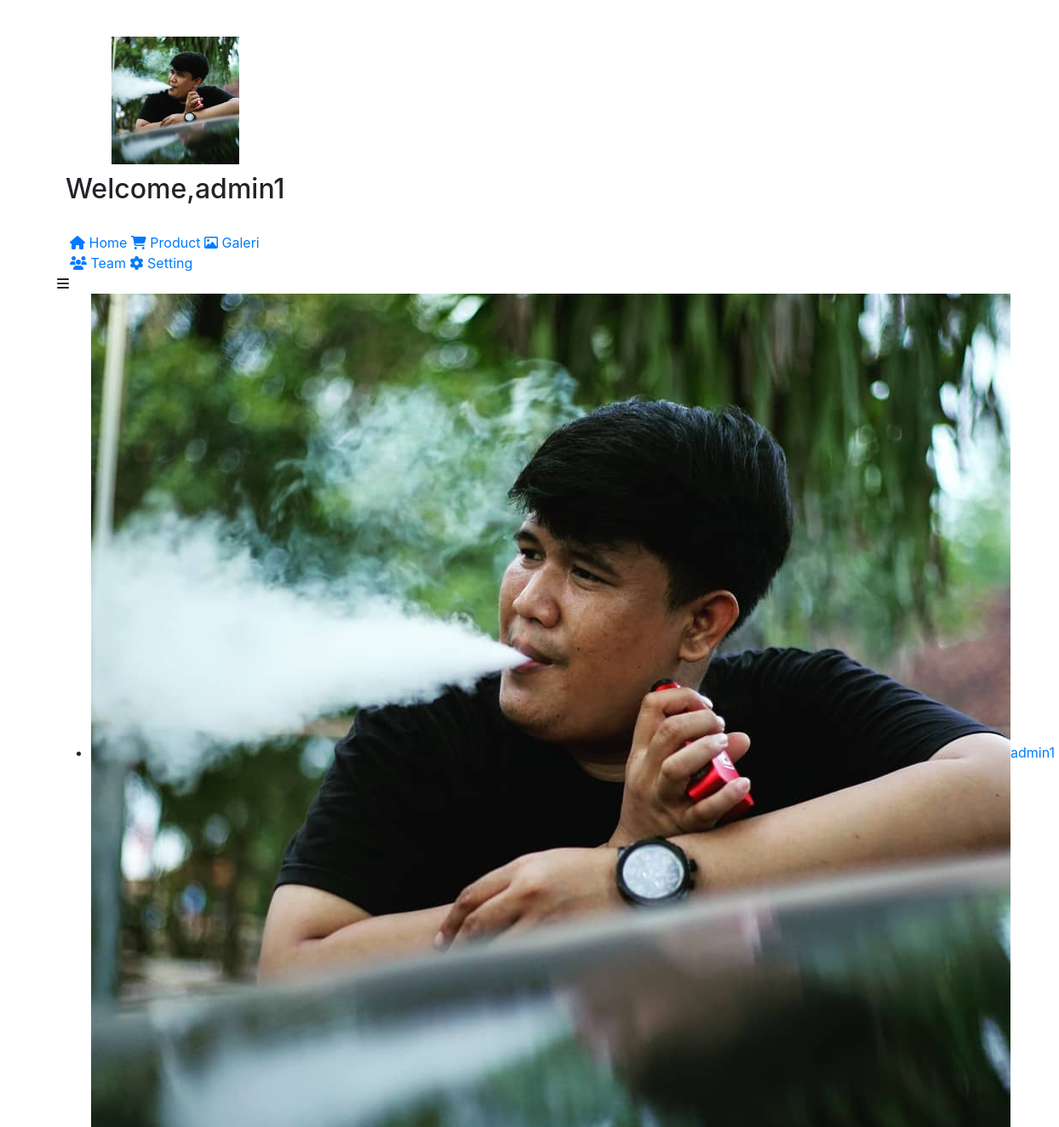
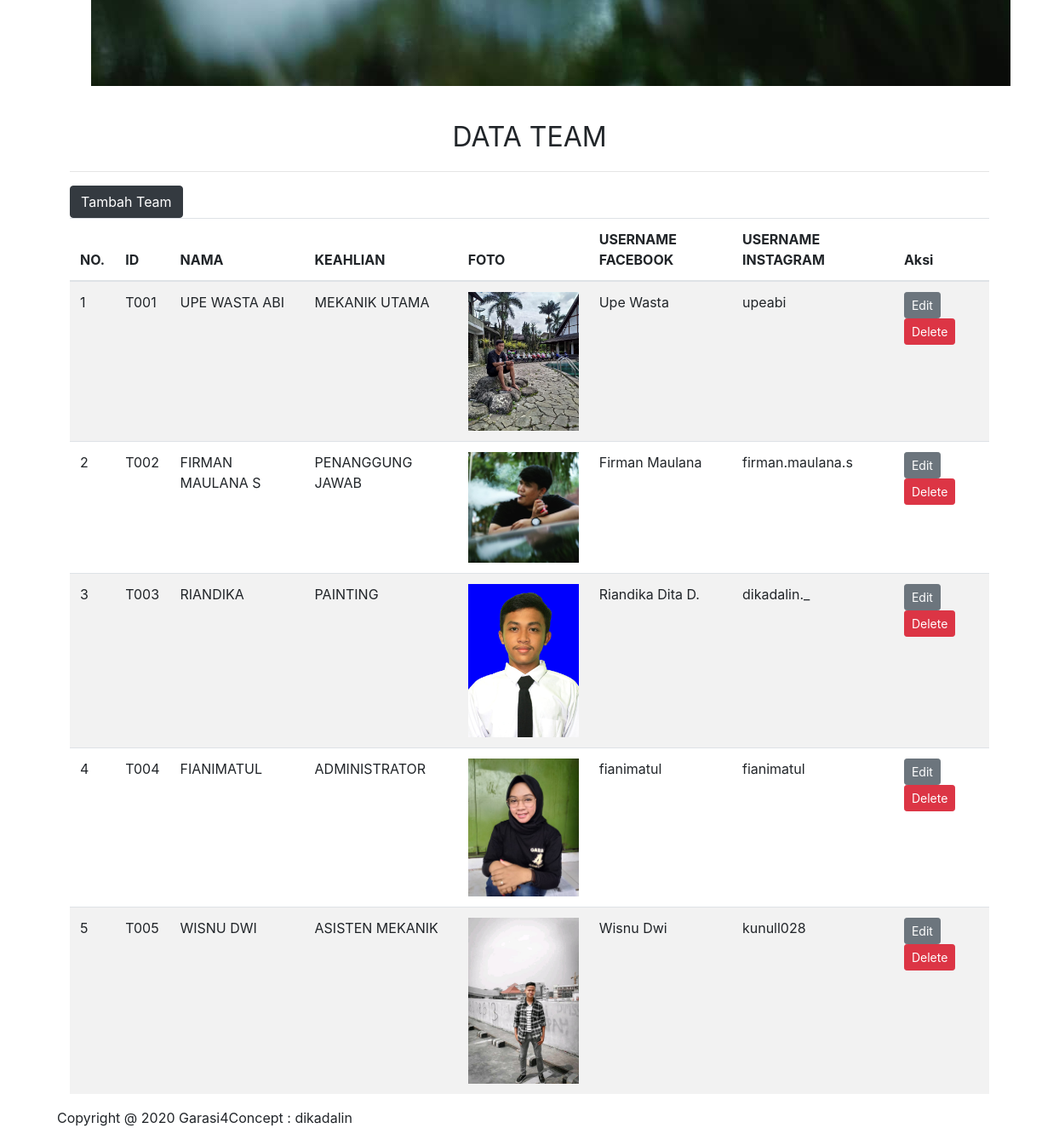
The app's page /adminweb/index.php?page=tampil_team (signed in) with its own data (2 pictures, top to bottom).
### tables this page shows
CREATE TABLE `team` (
  `id_team` varchar(8) NOT NULL,
  `nama_team` varchar(20) NOT NULL,
  `keahlian` varchar(30) NOT NULL,
  `gambar_team` text NOT NULL,
  `fb_uname` varchar(16) NOT NULL,
  `instagram_uname` varchar(16) NOT NULL
);

### adminweb/koneksi.php (called while the page is built, shortened)
<?php
$hostname = "http://garasi4concept.42web.io/adminweb/";

### adminweb/security.php (called while the page is built)
<?php
if (isset($_SESSION['data_admin']) || isset($_SESSION['data_admin_super'])) {
        if (isset($_SESSION['data_admin'])) {
                $akun = $_SESSION['data_admin'];
                $admin = mysqli_fetch_array(mysqli_query($conect, "SELECT * FROM tb_admin where email_admin='$akun'"));
        } else {
                $akun = $_SESSION['data_admin_super'];
                $admin = mysqli_fetch_array(mysqli_query($conect, "SELECT * FROM tb_admin where email_admin='$akun' AND level_admin='Super Admin'"));
        }
} else {
        header('location:logout.php');
}

### adminweb/module/module_team/tampil.php (the view, shortened to what this page needs)
<?php
include('../../koneksi.php');
?>
<div class="container" style="margin-top:20px">
	<center>
		<font size="6">DATA TEAM</font>
	</center>
	<hr>
	<a href="index.php?page=tambah_team"><button class="btn btn-dark right">Tambah Team</button></a>
	<div class="table-responsive">
		<table class="table table-striped jambo_table bulk_action">
			<thead>
				<tr>
					<th>NO.</th>
					<th>ID</th>
					<th>NAMA</th>
					<th>KEAHLIAN</th>
					<th>FOTO</th>
					<th>USERNAME FACEBOOK</th>
					<th>USERNAME INSTAGRAM</th>
					<th>Aksi</th>
				</tr>
			</thead>
			<tbody>
				<?php
				$sql = mysqli_query($conect, "SELECT * FROM team") or die(mysqli_error($conect));
				if (mysqli_num_rows($sql) > 0) {
					$no = 1;
					while ($data = mysqli_fetch_assoc($sql)) {
						echo '
						<tr>
							<td>' . $no . '</td>
							<td>' . $data['id_team'] . '</td>
							<td>' . $data['nama_team'] . '</td>
							<td>' . $data['keahlian'] . '</td>
							<td>' . '
							<img src="assets/images/team/' . $data['gambar_team'] . '" alt="' . $data['nama_team'] . '" style="width: 130px" />
							</td>
							<td>' . $data['fb_uname'] . '</td>
							<td>' . $data['instagram_uname'] . '</td>
							<td>
								<a href="index.php?page=edit_team&id=' . $data['id_team'] . '" class="btn btn-secondary btn-sm">Edit</a>
								<a href="module/module_team/delete.php?id=' . $data['id_team'] . '" class="btn btn-danger btn-sm" onclick="return confirm(\'Yakin ingin menghapus data ini?\')">Delete</a>
							</td>
						</tr>
						';
						$no++;
					}
				} else {
					echo '
					<tr>
						<td colspan="8">Tidak ada data.</td>
					</tr>
					';
				}
				?>
		</table>
	</div>
</div>

### adminweb/setting_metatag.php (shortened to what this page needs)
<?php
include "koneksi.php";
include "security.php";
?>
<!DOCTYPE html>
<html lang="en">
<head>
  <link href="<?php echo $hostname; ?>assets/bootstrap/dist/css/bootstrap.min.css" rel="stylesheet">
  <link href="<?php echo $hostname; ?>assets/font-awesome/css/font-awesome.min.css" rel="stylesheet">
  <link href="<?php echo $hostname; ?>assets/nprogress/nprogress.css" rel="stylesheet">
  <link href="<?php echo $hostname; ?>assets/iCheck/skins/flat/green.css" rel="stylesheet">
  <link href="<?php echo $hostname; ?>assets/bootstrap-progressbar/css/bootstrap-progressbar-3.3.4.min.css" rel="stylesheet">
  <link href="<?php echo $hostname; ?>assets/css/custom.min.css" rel="stylesheet">
</head>

### adminweb/index.php (shortened to what this page needs)
<?php
include('setting_metatag.php');
include('security.php');
?>
<body class="nav-md">
  <div class="container body">
    <div class="main_container">
      <div class="col-md-3 left_col">
        <div class="left_col scroll-view">
          <div class="navbar nav_title" style="border: 0;">
            <center>
              <a href="index.php"><span>
                  <font size="4.95" color="white" face="Helvetica Neue">GARASI4CONCEPT</font>
              </a></span>
            </center>
          </div>
          <div class="col profile clearfix">
            <div class="row ">
              <div class="col d-lg-flex justify-content-lg-center align-items-lg-center"><img alt="<?= $admin['foto_admin'] ?>" class="img-circle d-lg-flex justify-content-lg-center align-items-lg-center" src="assets/images/admin/<?= $admin['foto_admin'] ?>" style=" width: 150px;height: 150px;" /></div>
            </div>
            <div class="row " style="margin-top: 10px;">
              <div class="col d-lg-flex justify-content-lg-center align-items-lg-center">
                <h2>Welcome,</h2>
                <h2><?= $admin['nama_admin'] ?></h2>
              </div>
            </div>
          </div>
          <br />
          <?php
          include('setting_navbar.php')
          ?>
        </div>
      </div>
      <div class=" top_nav">
        <div class="nav_menu">
          <div class="nav toggle">
            <a id="menu_toggle"><i class="fa fa-bars"></i></a>
          </div>
          <nav class="nav navbar-nav">
            <ul class=" navbar-right">
              <li class="nav-item dropdown open">
                <a href="#" class="user-profile dropdown-toggle" aria-haspopup="true" id="navbarDropdown" data-toggle="dropdown" aria-expanded="false">
                  <img src="assets/images/admin/<?= $admin['foto_admin'] ?>" alt=""><?= $admin['nama_admin'] ?>
                </a>
              </li>
            </ul>
          </nav>
        </div>
      </div>
      <div class="right_col" role="main">
        <?php
        $queries = array();
        parse_str($_SERVER['QUERY_STRING'], $queries);
        switch ($queries['page']) {
          case 'tampil_team':
            include 'module/module_team/tampil.php';
            break;
        }
        ?>
      </div>
      <?php
      include('setting_footer.php')
      ?>

### adminweb/setting_navbar.php (shortened to what this page needs)
<div id="sidebar-menu" class="main_menu_side hidden-print main_menu">
  <div class="menu_section">
    <ul class="nav side-menu">
      <li><a href="index.php"><i class="fa fa-home"></i> Home <span class="fa fa-chevron"></span></a>
      </li>
      <li><a href="index.php?page=tampil_produk"><i class="fa fa-shopping-cart"></i> Product <span class="fa fa-chevron"></span></a>
      </li>
      <li><a href="index.php?page=tampil_galeri"><i class="fa fa-photo"></i> Galeri <span class="fa fa-chevron"></span></a>
      </li>
      <li><a href="index.php?page=tampil_team"><i class="fa fa-group"></i> Team <span class="fa fa-chevron"></span></a>
      </li>
      <li><a href="index.php?page=edit_setting&id=1"><i class="fa fa-gear"></i> Setting <span class="fa fa-chevron"></span></a>
      </li>
    </ul>
  </div>
</div>

### adminweb/setting_footer.php (shortened to what this page needs)
<footer>
  <div class="pull-right">
    Copyright @ 2020 Garasi4Concept : dikadalin
  </div>
</footer>
</div>
</div>
</body>
</html>

### records on screen
team: id_team "T001", nama_team "UPE WASTA ABI", keahlian "MEKANIK UTAMA", gambar_team (picture), fb_uname "Upe Wasta", instagram_uname "upeabi"
team: id_team "T002", nama_team "FIRMAN MAULANA S", keahlian "PENANGGUNG JAWAB", gambar_team (picture), fb_uname "Firman Maulana", instagram_uname "firman.maulana.s"
team: id_team "T003", nama_team "RIANDIKA", keahlian "PAINTING", gambar_team (picture), fb_uname "Riandika Dita D.", instagram_uname "dikadalin._"
team: id_team "T004", nama_team "FIANIMATUL", keahlian "ADMINISTRATOR", gambar_team (picture), fb_uname "fianimatul", instagram_uname "fianimatul"
team: id_team "T005", nama_team "WISNU DWI", keahlian "ASISTEN MEKANIK", gambar_team (picture), fb_uname "Wisnu Dwi", instagram_uname "kunull028"

### other values on screen
$admin['nama_admin'] "admin1"
